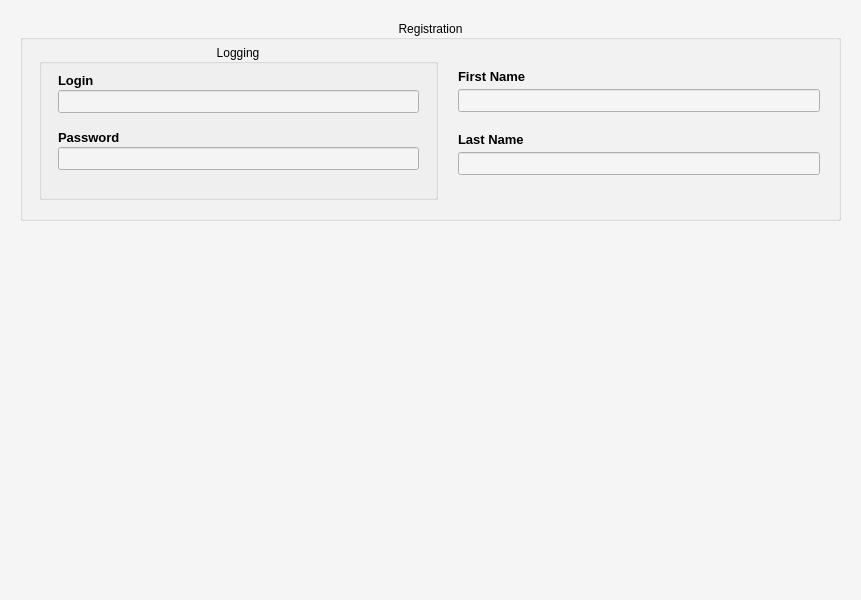
<?xml version="1.0" encoding="UTF-8"?>
<ui version="4.0">
 <class>RegistrationWidget_old</class>
 <widget class="QWidget" name="RegistrationWidget_old">
  <property name="geometry">
   <rect>
    <x>0</x>
    <y>0</y>
    <width>861</width>
    <height>600</height>
   </rect>
  </property>
  <property name="minimumSize">
   <size>
    <width>604</width>
    <height>600</height>
   </size>
  </property>
  <property name="palette">
   <palette>
    <active>
     <colorrole role="WindowText">
      <brush brushstyle="SolidPattern">
       <color alpha="255">
        <red>0</red>
        <green>0</green>
        <blue>0</blue>
       </color>
      </brush>
     </colorrole>
     <colorrole role="Base">
      <brush brushstyle="SolidPattern">
       <color alpha="255">
        <red>245</red>
        <green>245</green>
        <blue>245</blue>
       </color>
      </brush>
     </colorrole>
     <colorrole role="Window">
      <brush brushstyle="SolidPattern">
       <color alpha="255">
        <red>245</red>
        <green>245</green>
        <blue>245</blue>
       </color>
      </brush>
     </colorrole>
    </active>
    <inactive>
     <colorrole role="WindowText">
      <brush brushstyle="SolidPattern">
       <color alpha="255">
        <red>0</red>
        <green>0</green>
        <blue>0</blue>
       </color>
      </brush>
     </colorrole>
     <colorrole role="Base">
      <brush brushstyle="SolidPattern">
       <color alpha="255">
        <red>245</red>
        <green>245</green>
        <blue>245</blue>
       </color>
      </brush>
     </colorrole>
     <colorrole role="Window">
      <brush brushstyle="SolidPattern">
       <color alpha="255">
        <red>245</red>
        <green>245</green>
        <blue>245</blue>
       </color>
      </brush>
     </colorrole>
    </inactive>
    <disabled>
     <colorrole role="WindowText">
      <brush brushstyle="SolidPattern">
       <color alpha="127">
        <red>255</red>
        <green>255</green>
        <blue>255</blue>
       </color>
      </brush>
     </colorrole>
     <colorrole role="Base">
      <brush brushstyle="SolidPattern">
       <color alpha="255">
        <red>245</red>
        <green>245</green>
        <blue>245</blue>
       </color>
      </brush>
     </colorrole>
     <colorrole role="Window">
      <brush brushstyle="SolidPattern">
       <color alpha="255">
        <red>245</red>
        <green>245</green>
        <blue>245</blue>
       </color>
      </brush>
     </colorrole>
    </disabled>
   </palette>
  </property>
  <property name="windowTitle">
   <string notr="true"/>
  </property>
  <property name="autoFillBackground">
   <bool>true</bool>
  </property>
  <widget class="QWidget" name="verticalLayoutWidget_3">
   <property name="geometry">
    <rect>
     <x>0</x>
     <y>0</y>
     <width>861</width>
     <height>241</height>
    </rect>
   </property>
   <layout class="QVBoxLayout" name="verticalLayout_1">
    <property name="spacing">
     <number>0</number>
    </property>
    <property name="leftMargin">
     <number>20</number>
    </property>
    <property name="topMargin">
     <number>20</number>
    </property>
    <property name="rightMargin">
     <number>20</number>
    </property>
    <property name="bottomMargin">
     <number>20</number>
    </property>
    <item>
     <widget class="QGroupBox" name="grpBx_rgstr">
      <property name="sizePolicy">
       <sizepolicy hsizetype="Expanding" vsizetype="Minimum">
        <horstretch>0</horstretch>
        <verstretch>0</verstretch>
       </sizepolicy>
      </property>
      <property name="palette">
       <palette>
        <active>
         <colorrole role="Highlight">
          <brush brushstyle="SolidPattern">
           <color alpha="170">
            <red>204</red>
            <green>204</green>
            <blue>204</blue>
           </color>
          </brush>
         </colorrole>
         <colorrole role="Link">
          <brush brushstyle="SolidPattern">
           <color alpha="255">
            <red>244</red>
            <green>244</green>
            <blue>244</blue>
           </color>
          </brush>
         </colorrole>
        </active>
        <inactive>
         <colorrole role="Highlight">
          <brush brushstyle="SolidPattern">
           <color alpha="170">
            <red>204</red>
            <green>204</green>
            <blue>204</blue>
           </color>
          </brush>
         </colorrole>
         <colorrole role="Link">
          <brush brushstyle="SolidPattern">
           <color alpha="255">
            <red>244</red>
            <green>244</green>
            <blue>244</blue>
           </color>
          </brush>
         </colorrole>
        </inactive>
        <disabled>
         <colorrole role="Highlight">
          <brush brushstyle="SolidPattern">
           <color alpha="170">
            <red>31</red>
            <green>117</green>
            <blue>204</blue>
           </color>
          </brush>
         </colorrole>
         <colorrole role="Link">
          <brush brushstyle="SolidPattern">
           <color alpha="255">
            <red>244</red>
            <green>244</green>
            <blue>244</blue>
           </color>
          </brush>
         </colorrole>
        </disabled>
       </palette>
      </property>
      <property name="font">
       <font>
        <family>Tahoma</family>
        <weight>50</weight>
        <bold>false</bold>
       </font>
      </property>
      <property name="title">
       <string>Registration</string>
      </property>
      <property name="alignment">
       <set>Qt::AlignCenter</set>
      </property>
      <property name="flat">
       <bool>false</bool>
      </property>
      <property name="checkable">
       <bool>false</bool>
      </property>
      <widget class="QWidget" name="horizontalLayoutWidget">
       <property name="geometry">
        <rect>
         <x>-1</x>
         <y>19</y>
         <width>821</width>
         <height>181</height>
        </rect>
       </property>
       <layout class="QHBoxLayout" name="horizontalLayout_1">
        <property name="spacing">
         <number>20</number>
        </property>
        <property name="leftMargin">
         <number>20</number>
        </property>
        <property name="topMargin">
         <number>5</number>
        </property>
        <property name="rightMargin">
         <number>20</number>
        </property>
        <property name="bottomMargin">
         <number>20</number>
        </property>
        <item>
         <widget class="QGroupBox" name="grpBx_lgn">
          <property name="sizePolicy">
           <sizepolicy hsizetype="Expanding" vsizetype="Expanding">
            <horstretch>0</horstretch>
            <verstretch>0</verstretch>
           </sizepolicy>
          </property>
          <property name="minimumSize">
           <size>
            <width>399</width>
            <height>0</height>
           </size>
          </property>
          <property name="palette">
           <palette>
            <active>
             <colorrole role="Base">
              <brush brushstyle="SolidPattern">
               <color alpha="255">
                <red>245</red>
                <green>244</green>
                <blue>245</blue>
               </color>
              </brush>
             </colorrole>
             <colorrole role="Highlight">
              <brush brushstyle="SolidPattern">
               <color alpha="170">
                <red>204</red>
                <green>204</green>
                <blue>204</blue>
               </color>
              </brush>
             </colorrole>
            </active>
            <inactive>
             <colorrole role="Base">
              <brush brushstyle="SolidPattern">
               <color alpha="255">
                <red>245</red>
                <green>244</green>
                <blue>245</blue>
               </color>
              </brush>
             </colorrole>
             <colorrole role="Highlight">
              <brush brushstyle="SolidPattern">
               <color alpha="170">
                <red>204</red>
                <green>204</green>
                <blue>204</blue>
               </color>
              </brush>
             </colorrole>
            </inactive>
            <disabled>
             <colorrole role="Base">
              <brush brushstyle="SolidPattern">
               <color alpha="255">
                <red>245</red>
                <green>245</green>
                <blue>245</blue>
               </color>
              </brush>
             </colorrole>
             <colorrole role="Highlight">
              <brush brushstyle="SolidPattern">
               <color alpha="170">
                <red>204</red>
                <green>204</green>
                <blue>204</blue>
               </color>
              </brush>
             </colorrole>
            </disabled>
           </palette>
          </property>
          <property name="title">
           <string>Logging</string>
          </property>
          <property name="alignment">
           <set>Qt::AlignCenter</set>
          </property>
          <widget class="QWidget" name="verticalLayoutWidget_2">
           <property name="geometry">
            <rect>
             <x>-1</x>
             <y>19</y>
             <width>401</width>
             <height>131</height>
            </rect>
           </property>
           <layout class="QVBoxLayout" name="verticalLayout_3">
            <property name="spacing">
             <number>0</number>
            </property>
            <property name="leftMargin">
             <number>20</number>
            </property>
            <property name="rightMargin">
             <number>20</number>
            </property>
            <item>
             <spacer name="verticalSpacer_4">
              <property name="orientation">
               <enum>Qt::Vertical</enum>
              </property>
              <property name="sizeType">
               <enum>QSizePolicy::Fixed</enum>
              </property>
              <property name="sizeHint" stdset="0">
               <size>
                <width>20</width>
                <height>8</height>
               </size>
              </property>
             </spacer>
            </item>
            <item>
             <widget class="QLabel" name="lbl_login">
              <property name="sizePolicy">
               <sizepolicy hsizetype="Preferred" vsizetype="Fixed">
                <horstretch>0</horstretch>
                <verstretch>0</verstretch>
               </sizepolicy>
              </property>
              <property name="minimumSize">
               <size>
                <width>170</width>
                <height>0</height>
               </size>
              </property>
              <property name="font">
               <font>
                <family>Tahoma</family>
                <pointsize>10</pointsize>
                <weight>75</weight>
                <bold>true</bold>
               </font>
              </property>
              <property name="text">
               <string>Login</string>
              </property>
             </widget>
            </item>
            <item>
             <widget class="QLineEdit" name="lineEdit_login">
              <property name="minimumSize">
               <size>
                <width>359</width>
                <height>0</height>
               </size>
              </property>
              <property name="palette">
               <palette>
                <active>
                 <colorrole role="Text">
                  <brush brushstyle="SolidPattern">
                   <color alpha="255">
                    <red>0</red>
                    <green>0</green>
                    <blue>0</blue>
                   </color>
                  </brush>
                 </colorrole>
                 <colorrole role="ButtonText">
                  <brush brushstyle="SolidPattern">
                   <color alpha="255">
                    <red>0</red>
                    <green>0</green>
                    <blue>0</blue>
                   </color>
                  </brush>
                 </colorrole>
                 <colorrole role="Highlight">
                  <brush brushstyle="SolidPattern">
                   <color alpha="255">
                    <red>48</red>
                    <green>140</green>
                    <blue>198</blue>
                   </color>
                  </brush>
                 </colorrole>
                 <colorrole role="PlaceholderText">
                  <brush brushstyle="NoBrush">
                   <color alpha="128">
                    <red>0</red>
                    <green>0</green>
                    <blue>0</blue>
                   </color>
                  </brush>
                 </colorrole>
                </active>
                <inactive>
                 <colorrole role="Text">
                  <brush brushstyle="SolidPattern">
                   <color alpha="255">
                    <red>0</red>
                    <green>0</green>
                    <blue>0</blue>
                   </color>
                  </brush>
                 </colorrole>
                 <colorrole role="ButtonText">
                  <brush brushstyle="SolidPattern">
                   <color alpha="255">
                    <red>0</red>
                    <green>0</green>
                    <blue>0</blue>
                   </color>
                  </brush>
                 </colorrole>
                 <colorrole role="Highlight">
                  <brush brushstyle="SolidPattern">
                   <color alpha="255">
                    <red>48</red>
                    <green>140</green>
                    <blue>198</blue>
                   </color>
                  </brush>
                 </colorrole>
                 <colorrole role="PlaceholderText">
                  <brush brushstyle="NoBrush">
                   <color alpha="128">
                    <red>0</red>
                    <green>0</green>
                    <blue>0</blue>
                   </color>
                  </brush>
                 </colorrole>
                </inactive>
                <disabled>
                 <colorrole role="Text">
                  <brush brushstyle="SolidPattern">
                   <color alpha="255">
                    <red>35</red>
                    <green>35</green>
                    <blue>35</blue>
                   </color>
                  </brush>
                 </colorrole>
                 <colorrole role="ButtonText">
                  <brush brushstyle="SolidPattern">
                   <color alpha="255">
                    <red>35</red>
                    <green>35</green>
                    <blue>35</blue>
                   </color>
                  </brush>
                 </colorrole>
                 <colorrole role="Highlight">
                  <brush brushstyle="SolidPattern">
                   <color alpha="170">
                    <red>204</red>
                    <green>204</green>
                    <blue>204</blue>
                   </color>
                  </brush>
                 </colorrole>
                 <colorrole role="PlaceholderText">
                  <brush brushstyle="NoBrush">
                   <color alpha="128">
                    <red>0</red>
                    <green>0</green>
                    <blue>0</blue>
                   </color>
                  </brush>
                 </colorrole>
                </disabled>
               </palette>
              </property>
              <property name="font">
               <font>
                <family>Tahoma</family>
                <pointsize>10</pointsize>
                <weight>75</weight>
                <bold>true</bold>
               </font>
              </property>
             </widget>
            </item>
            <item>
             <spacer name="verticalSpacer_5">
              <property name="orientation">
               <enum>Qt::Vertical</enum>
              </property>
              <property name="sizeType">
               <enum>QSizePolicy::Fixed</enum>
              </property>
              <property name="sizeHint" stdset="0">
               <size>
                <width>20</width>
                <height>15</height>
               </size>
              </property>
             </spacer>
            </item>
            <item>
             <widget class="QLabel" name="lbl_password">
              <property name="sizePolicy">
               <sizepolicy hsizetype="Preferred" vsizetype="Fixed">
                <horstretch>0</horstretch>
                <verstretch>0</verstretch>
               </sizepolicy>
              </property>
              <property name="minimumSize">
               <size>
                <width>170</width>
                <height>0</height>
               </size>
              </property>
              <property name="font">
               <font>
                <family>Tahoma</family>
                <pointsize>10</pointsize>
                <weight>75</weight>
                <bold>true</bold>
               </font>
              </property>
              <property name="text">
               <string>Password</string>
              </property>
             </widget>
            </item>
            <item>
             <widget class="QLineEdit" name="lineEdit_password">
              <property name="minimumSize">
               <size>
                <width>359</width>
                <height>0</height>
               </size>
              </property>
              <property name="palette">
               <palette>
                <active>
                 <colorrole role="WindowText">
                  <brush brushstyle="SolidPattern">
                   <color alpha="255">
                    <red>0</red>
                    <green>0</green>
                    <blue>0</blue>
                   </color>
                  </brush>
                 </colorrole>
                 <colorrole role="Text">
                  <brush brushstyle="SolidPattern">
                   <color alpha="255">
                    <red>0</red>
                    <green>0</green>
                    <blue>0</blue>
                   </color>
                  </brush>
                 </colorrole>
                 <colorrole role="ButtonText">
                  <brush brushstyle="SolidPattern">
                   <color alpha="255">
                    <red>0</red>
                    <green>0</green>
                    <blue>0</blue>
                   </color>
                  </brush>
                 </colorrole>
                 <colorrole role="Highlight">
                  <brush brushstyle="SolidPattern">
                   <color alpha="255">
                    <red>48</red>
                    <green>140</green>
                    <blue>198</blue>
                   </color>
                  </brush>
                 </colorrole>
                 <colorrole role="PlaceholderText">
                  <brush brushstyle="NoBrush">
                   <color alpha="128">
                    <red>0</red>
                    <green>0</green>
                    <blue>0</blue>
                   </color>
                  </brush>
                 </colorrole>
                </active>
                <inactive>
                 <colorrole role="WindowText">
                  <brush brushstyle="SolidPattern">
                   <color alpha="255">
                    <red>0</red>
                    <green>0</green>
                    <blue>0</blue>
                   </color>
                  </brush>
                 </colorrole>
                 <colorrole role="Text">
                  <brush brushstyle="SolidPattern">
                   <color alpha="255">
                    <red>0</red>
                    <green>0</green>
                    <blue>0</blue>
                   </color>
                  </brush>
                 </colorrole>
                 <colorrole role="ButtonText">
                  <brush brushstyle="SolidPattern">
                   <color alpha="255">
                    <red>0</red>
                    <green>0</green>
                    <blue>0</blue>
                   </color>
                  </brush>
                 </colorrole>
                 <colorrole role="Highlight">
                  <brush brushstyle="SolidPattern">
                   <color alpha="255">
                    <red>48</red>
                    <green>140</green>
                    <blue>198</blue>
                   </color>
                  </brush>
                 </colorrole>
                 <colorrole role="PlaceholderText">
                  <brush brushstyle="NoBrush">
                   <color alpha="128">
                    <red>0</red>
                    <green>0</green>
                    <blue>0</blue>
                   </color>
                  </brush>
                 </colorrole>
                </inactive>
                <disabled>
                 <colorrole role="WindowText">
                  <brush brushstyle="SolidPattern">
                   <color alpha="255">
                    <red>35</red>
                    <green>35</green>
                    <blue>35</blue>
                   </color>
                  </brush>
                 </colorrole>
                 <colorrole role="Text">
                  <brush brushstyle="SolidPattern">
                   <color alpha="255">
                    <red>35</red>
                    <green>35</green>
                    <blue>35</blue>
                   </color>
                  </brush>
                 </colorrole>
                 <colorrole role="ButtonText">
                  <brush brushstyle="SolidPattern">
                   <color alpha="255">
                    <red>35</red>
                    <green>35</green>
                    <blue>35</blue>
                   </color>
                  </brush>
                 </colorrole>
                 <colorrole role="Highlight">
                  <brush brushstyle="SolidPattern">
                   <color alpha="170">
                    <red>204</red>
                    <green>204</green>
                    <blue>204</blue>
                   </color>
                  </brush>
                 </colorrole>
                 <colorrole role="PlaceholderText">
                  <brush brushstyle="NoBrush">
                   <color alpha="128">
                    <red>0</red>
                    <green>0</green>
                    <blue>0</blue>
                   </color>
                  </brush>
                 </colorrole>
                </disabled>
               </palette>
              </property>
              <property name="font">
               <font>
                <family>Tahoma</family>
                <pointsize>10</pointsize>
                <weight>75</weight>
                <bold>true</bold>
               </font>
              </property>
              <property name="inputMethodHints">
               <set>Qt::ImhNone</set>
              </property>
             </widget>
            </item>
            <item>
             <spacer name="verticalSpacer_6">
              <property name="orientation">
               <enum>Qt::Vertical</enum>
              </property>
              <property name="sizeType">
               <enum>QSizePolicy::Fixed</enum>
              </property>
              <property name="sizeHint" stdset="0">
               <size>
                <width>20</width>
                <height>20</height>
               </size>
              </property>
             </spacer>
            </item>
           </layout>
          </widget>
         </widget>
        </item>
        <item>
         <layout class="QVBoxLayout" name="verticalLayout_2">
          <property name="spacing">
           <number>0</number>
          </property>
          <item>
           <spacer name="verticalSpacer_2">
            <property name="orientation">
             <enum>Qt::Vertical</enum>
            </property>
            <property name="sizeType">
             <enum>QSizePolicy::Fixed</enum>
            </property>
            <property name="sizeHint" stdset="0">
             <size>
              <width>20</width>
              <height>20</height>
             </size>
            </property>
           </spacer>
          </item>
          <item>
           <widget class="QLabel" name="lbl_frst_name">
            <property name="sizePolicy">
             <sizepolicy hsizetype="Preferred" vsizetype="Fixed">
              <horstretch>0</horstretch>
              <verstretch>0</verstretch>
             </sizepolicy>
            </property>
            <property name="minimumSize">
             <size>
              <width>170</width>
              <height>0</height>
             </size>
            </property>
            <property name="font">
             <font>
              <family>Tahoma</family>
              <pointsize>10</pointsize>
              <weight>75</weight>
              <bold>true</bold>
             </font>
            </property>
            <property name="text">
             <string>First Name</string>
            </property>
           </widget>
          </item>
          <item>
           <widget class="QLineEdit" name="lineEdit_FName">
            <property name="minimumSize">
             <size>
              <width>359</width>
              <height>0</height>
             </size>
            </property>
            <property name="palette">
             <palette>
              <active>
               <colorrole role="Text">
                <brush brushstyle="SolidPattern">
                 <color alpha="255">
                  <red>0</red>
                  <green>0</green>
                  <blue>0</blue>
                 </color>
                </brush>
               </colorrole>
               <colorrole role="ButtonText">
                <brush brushstyle="SolidPattern">
                 <color alpha="255">
                  <red>0</red>
                  <green>0</green>
                  <blue>0</blue>
                 </color>
                </brush>
               </colorrole>
               <colorrole role="Highlight">
                <brush brushstyle="SolidPattern">
                 <color alpha="255">
                  <red>48</red>
                  <green>140</green>
                  <blue>198</blue>
                 </color>
                </brush>
               </colorrole>
               <colorrole role="PlaceholderText">
                <brush brushstyle="NoBrush">
                 <color alpha="128">
                  <red>0</red>
                  <green>0</green>
                  <blue>0</blue>
                 </color>
                </brush>
               </colorrole>
              </active>
              <inactive>
               <colorrole role="Text">
                <brush brushstyle="SolidPattern">
                 <color alpha="255">
                  <red>0</red>
                  <green>0</green>
                  <blue>0</blue>
                 </color>
                </brush>
               </colorrole>
               <colorrole role="ButtonText">
                <brush brushstyle="SolidPattern">
                 <color alpha="255">
                  <red>0</red>
                  <green>0</green>
                  <blue>0</blue>
                 </color>
                </brush>
               </colorrole>
               <colorrole role="Highlight">
                <brush brushstyle="SolidPattern">
                 <color alpha="255">
                  <red>48</red>
                  <green>140</green>
                  <blue>198</blue>
                 </color>
                </brush>
               </colorrole>
               <colorrole role="PlaceholderText">
                <brush brushstyle="NoBrush">
                 <color alpha="128">
                  <red>0</red>
                  <green>0</green>
                  <blue>0</blue>
                 </color>
                </brush>
               </colorrole>
              </inactive>
              <disabled>
               <colorrole role="Text">
                <brush brushstyle="SolidPattern">
                 <color alpha="255">
                  <red>35</red>
                  <green>35</green>
                  <blue>35</blue>
                 </color>
                </brush>
               </colorrole>
               <colorrole role="ButtonText">
                <brush brushstyle="SolidPattern">
                 <color alpha="255">
                  <red>35</red>
                  <green>35</green>
                  <blue>35</blue>
                 </color>
                </brush>
               </colorrole>
               <colorrole role="Highlight">
                <brush brushstyle="SolidPattern">
                 <color alpha="170">
                  <red>31</red>
                  <green>117</green>
                  <blue>204</blue>
                 </color>
                </brush>
               </colorrole>
               <colorrole role="PlaceholderText">
                <brush brushstyle="NoBrush">
                 <color alpha="128">
                  <red>0</red>
                  <green>0</green>
                  <blue>0</blue>
                 </color>
                </brush>
               </colorrole>
              </disabled>
             </palette>
            </property>
            <property name="font">
             <font>
              <family>Tahoma</family>
              <pointsize>10</pointsize>
              <weight>75</weight>
              <bold>true</bold>
             </font>
            </property>
           </widget>
          </item>
          <item>
           <spacer name="verticalSpacer_3">
            <property name="orientation">
             <enum>Qt::Vertical</enum>
            </property>
            <property name="sizeType">
             <enum>QSizePolicy::Fixed</enum>
            </property>
            <property name="sizeHint" stdset="0">
             <size>
              <width>20</width>
              <height>15</height>
             </size>
            </property>
           </spacer>
          </item>
          <item>
           <widget class="QLabel" name="lbl_lst_name">
            <property name="sizePolicy">
             <sizepolicy hsizetype="Preferred" vsizetype="Fixed">
              <horstretch>0</horstretch>
              <verstretch>0</verstretch>
             </sizepolicy>
            </property>
            <property name="minimumSize">
             <size>
              <width>170</width>
              <height>0</height>
             </size>
            </property>
            <property name="font">
             <font>
              <family>Tahoma</family>
              <pointsize>10</pointsize>
              <weight>75</weight>
              <bold>true</bold>
             </font>
            </property>
            <property name="text">
             <string>Last Name</string>
            </property>
           </widget>
          </item>
          <item>
           <widget class="QLineEdit" name="lineEdit_LName">
            <property name="minimumSize">
             <size>
              <width>359</width>
              <height>0</height>
             </size>
            </property>
            <property name="palette">
             <palette>
              <active>
               <colorrole role="WindowText">
                <brush brushstyle="SolidPattern">
                 <color alpha="255">
                  <red>245</red>
                  <green>245</green>
                  <blue>245</blue>
                 </color>
                </brush>
               </colorrole>
               <colorrole role="Text">
                <brush brushstyle="SolidPattern">
                 <color alpha="255">
                  <red>0</red>
                  <green>0</green>
                  <blue>0</blue>
                 </color>
                </brush>
               </colorrole>
               <colorrole role="ButtonText">
                <brush brushstyle="SolidPattern">
                 <color alpha="255">
                  <red>0</red>
                  <green>0</green>
                  <blue>0</blue>
                 </color>
                </brush>
               </colorrole>
               <colorrole role="Highlight">
                <brush brushstyle="SolidPattern">
                 <color alpha="255">
                  <red>48</red>
                  <green>140</green>
                  <blue>198</blue>
                 </color>
                </brush>
               </colorrole>
               <colorrole role="PlaceholderText">
                <brush brushstyle="NoBrush">
                 <color alpha="128">
                  <red>0</red>
                  <green>0</green>
                  <blue>0</blue>
                 </color>
                </brush>
               </colorrole>
              </active>
              <inactive>
               <colorrole role="WindowText">
                <brush brushstyle="SolidPattern">
                 <color alpha="255">
                  <red>245</red>
                  <green>245</green>
                  <blue>245</blue>
                 </color>
                </brush>
               </colorrole>
               <colorrole role="Text">
                <brush brushstyle="SolidPattern">
                 <color alpha="255">
                  <red>0</red>
                  <green>0</green>
                  <blue>0</blue>
                 </color>
                </brush>
               </colorrole>
               <colorrole role="ButtonText">
                <brush brushstyle="SolidPattern">
                 <color alpha="255">
                  <red>0</red>
                  <green>0</green>
                  <blue>0</blue>
                 </color>
                </brush>
               </colorrole>
               <colorrole role="Highlight">
                <brush brushstyle="SolidPattern">
                 <color alpha="255">
                  <red>48</red>
                  <green>140</green>
                  <blue>198</blue>
                 </color>
                </brush>
               </colorrole>
               <colorrole role="PlaceholderText">
                <brush brushstyle="NoBrush">
                 <color alpha="128">
                  <red>0</red>
                  <green>0</green>
                  <blue>0</blue>
                 </color>
                </brush>
               </colorrole>
              </inactive>
              <disabled>
               <colorrole role="WindowText">
                <brush brushstyle="SolidPattern">
                 <color alpha="255">
                  <red>35</red>
                  <green>35</green>
                  <blue>35</blue>
                 </color>
                </brush>
               </colorrole>
               <colorrole role="Text">
                <brush brushstyle="SolidPattern">
                 <color alpha="255">
                  <red>35</red>
                  <green>35</green>
                  <blue>35</blue>
                 </color>
                </brush>
               </colorrole>
               <colorrole role="ButtonText">
                <brush brushstyle="SolidPattern">
                 <color alpha="255">
                  <red>35</red>
                  <green>35</green>
                  <blue>35</blue>
                 </color>
                </brush>
               </colorrole>
               <colorrole role="Highlight">
                <brush brushstyle="SolidPattern">
                 <color alpha="170">
                  <red>31</red>
                  <green>117</green>
                  <blue>204</blue>
                 </color>
                </brush>
               </colorrole>
               <colorrole role="PlaceholderText">
                <brush brushstyle="NoBrush">
                 <color alpha="128">
                  <red>0</red>
                  <green>0</green>
                  <blue>0</blue>
                 </color>
                </brush>
               </colorrole>
              </disabled>
             </palette>
            </property>
            <property name="font">
             <font>
              <family>Tahoma</family>
              <pointsize>10</pointsize>
              <weight>75</weight>
              <bold>true</bold>
             </font>
            </property>
           </widget>
          </item>
          <item>
           <spacer name="verticalSpacer_1">
            <property name="orientation">
             <enum>Qt::Vertical</enum>
            </property>
            <property name="sizeType">
             <enum>QSizePolicy::Fixed</enum>
            </property>
            <property name="sizeHint" stdset="0">
             <size>
              <width>20</width>
              <height>20</height>
             </size>
            </property>
           </spacer>
          </item>
         </layout>
        </item>
       </layout>
      </widget>
     </widget>
    </item>
   </layout>
  </widget>
 </widget>
 <resources/>
 <connections/>
</ui>
